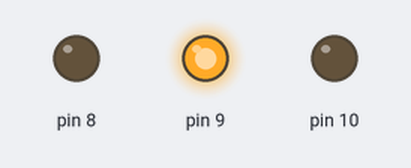
Bench run of a sketch on a simulated Arduino Uno, built with avr-gcc and run on an emulated ATmega328P. Shown: output pins drawn as LEDs (lit = HIGH).

Above: at 0.1 s.
Timing chart, 0 to 1.6 s (numbered marks = the images above):
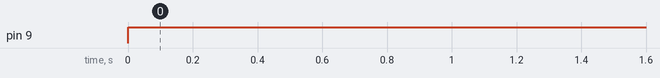

Measured:
- by itself, pin 9: LOW → HIGH at 0.00 s

The sketch:

DC.ino
```cpp
void setup()
{
  pinMode(9, OUTPUT);
  pinMode(10, OUTPUT);
}

void loop()
{
  digitalWrite(9, HIGH);
  digitalWrite(10, LOW);
  analogWrite(8, 127);
  delay(3000);
}
```
